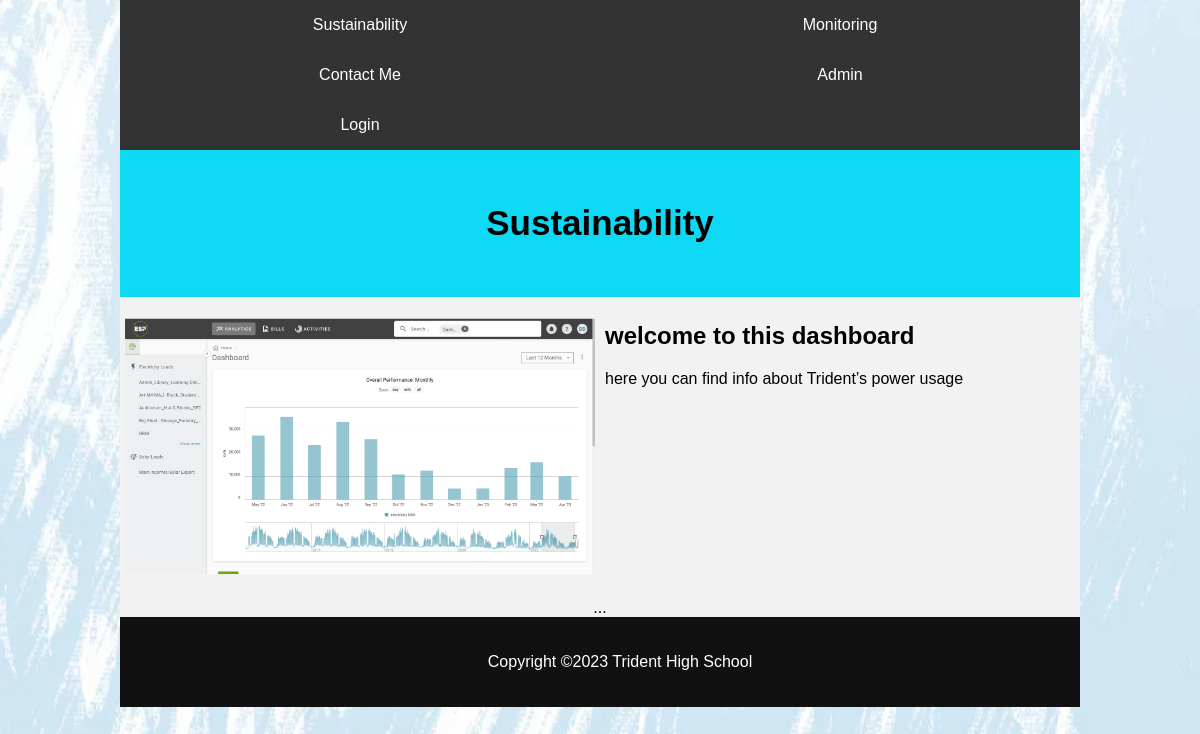
The page / on the database its author committed.
### tables this page shows
CREATE TABLE `pages` (
  `id` int(11) NOT NULL,
  `title1` varchar(100) NOT NULL,
  `text1` text NOT NULL,
  `img1` varchar(50) NOT NULL
);

### index.php (the view, shortened to what this page needs)
<!DOCTYPE html>
<html lang="en">
<head>
<link href="css/fixedstyle.css" rel="stylesheet" type="text/css">
<?php
require_once 'setup.php';
$sql = "SELECT * FROM pages";
$result = mysqli_query($conn, $sql);
if (mysqli_num_rows($result) > 0) {
    $row = mysqli_fetch_assoc($result);
    $title1 = $row['title1'];
    $text1 = $row['text1'];
    $img1 = $row['img1'];
}
    ?>
</head>
<body>
<div class="wrapper">
<?php include 'navbar.php';?>
<div class="header">
<h1>Sustainability</h1>
</div>
<div class="row">
    <div class="side">
        <p><img src = "images/<?php print $img1; ?>"></p>
    </div>
    <div class="main">
        <h2><?php print $title1; ?></h2>
        <p><?php print $text1; ?></p>
    </div>
</div>
<div class="end">
<p>...</p>
</div>
<div class="footer">
    <?php include 'footer.php';?>
</div>
</div>
</body>
</html>

### css/fixedstyle.css (style rules this page uses)
body { font-family: Arial, Helvetica, sans-serif; margin: 0; background-image: url("../images/tridentbg.jpg"); background-repeat: no-repeat; background-attachment: fixed; background-size: 100% 100%; }
.wrapper { width: 80%; margin:auto; clear: both; overflow: hidden; border-color:#e8e8e8 }
.header { padding: 30px; text-align: center; background-color: #0dd9f4; color:black; }
.header h1 { font-size: 35px; }
.row { display: flex; flex-wrap: wrap; background-color: #f2f2f2; }
.side { flex: 40%; padding: 5px; }
.main { flex: 40%; padding: 5px; }
.side img { width:100%; }
.end { background-color: #f2f2f2; text-align: center; width: 100%; }
.end p { margin: 0; }
.footer { padding:20px; width:100%; background-color: #111111; color: white; text-align: center; display:block; }

### rows shown on the page
pages: img1 (picture), title1 "welcome to this dashboard", text1 "here you can find info about Trident’s power usage"
